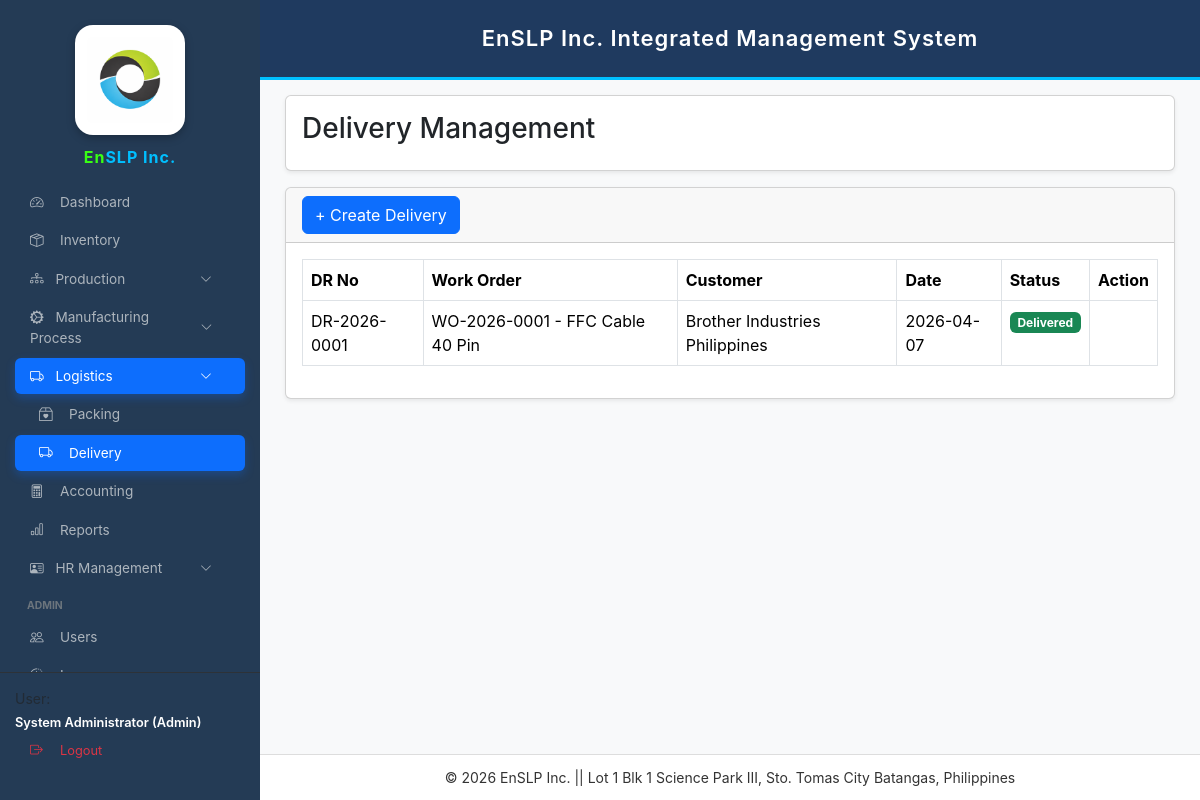
Page /delivery.php (signed in) on the earlier database version.
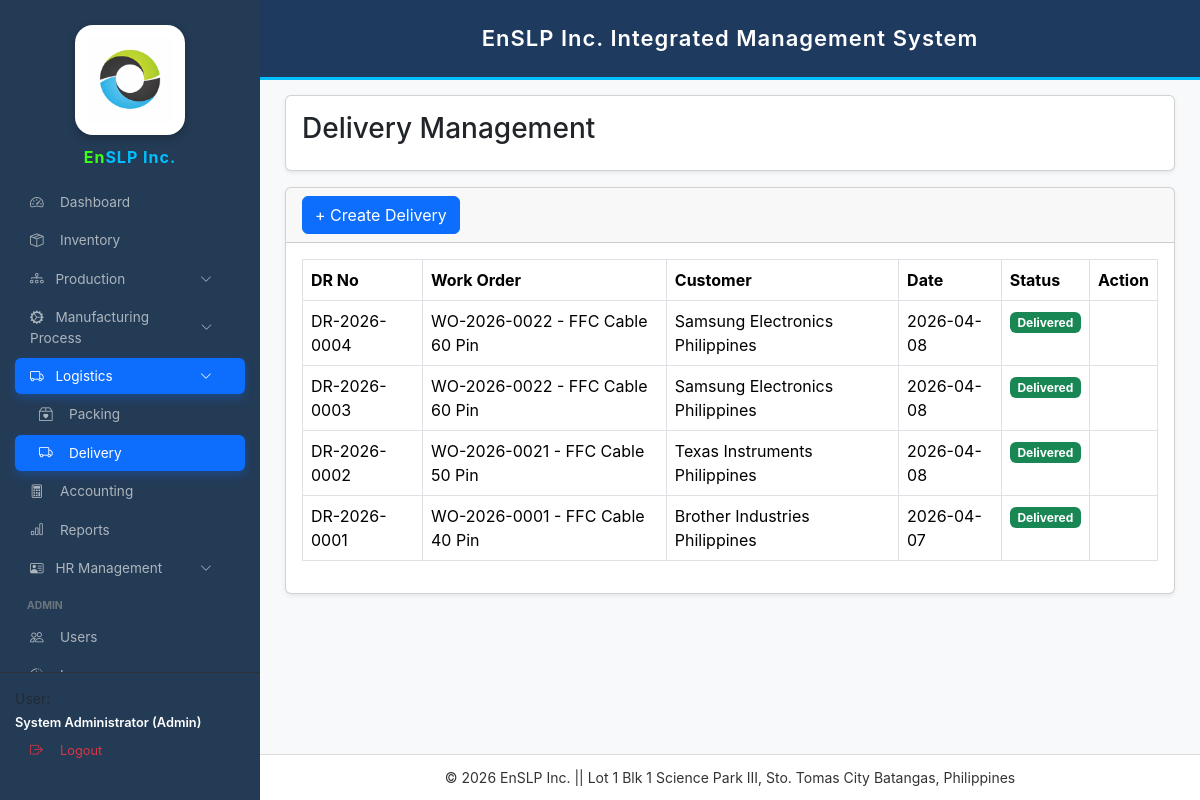
Same page on the later database version.
### tables this page shows
CREATE TABLE `deliveries` (
  `id` int(11) NOT NULL,
  `dr_no` varchar(30) NOT NULL,
  `wo_id` int(11) NOT NULL,
  `delivered_to` varchar(150) NOT NULL,
  `address` varchar(255) DEFAULT NULL,
  `delivered_date` date NOT NULL,
  `status` enum('Pending','Out for Delivery','Delivered','Cancelled') DEFAULT 'Pending',
  `remarks` varchar(255) DEFAULT NULL,
  `created_at` datetime DEFAULT current_timestamp(),
  `updated_at` datetime DEFAULT NULL,
  `delivery_qty` int(11) NOT NULL DEFAULT 0
);

CREATE TABLE `work_orders` (
  `id` int(11) NOT NULL,
  `wo_no` varchar(50) DEFAULT NULL,
  `product_name` varchar(150) NOT NULL,
  `client` varchar(150) DEFAULT NULL,
  `qty` int(11) DEFAULT 0,
  `status` varchar(50) DEFAULT NULL,
  `date_started` date NOT NULL,
  `date_completed` date DEFAULT NULL,
  `remarks` varchar(255) DEFAULT NULL,
  `created_at` timestamp NOT NULL DEFAULT current_timestamp(),
  `selling_price` decimal(10,2) DEFAULT 0.00
);

### delivery.php (the view, shortened to what this page needs)
<?php
require_once "config.php";
$deliveries=$conn->query("
SELECT d.*,w.wo_no,w.product_name,w.client
FROM deliveries d
LEFT JOIN work_orders w
ON d.wo_id=w.id
ORDER BY d.id DESC
")->fetchAll();
?>
<!DOCTYPE html>
<html>
<head>
<link href="https://cdn.jsdelivr.net/npm/bootstrap@5.3.3/dist/css/bootstrap.min.css" rel="stylesheet">
</head>
<body>
<?php include "sidebar.php"; ?>
<?php include "header.php"; ?>
<div class="main-content">
<div class="card shadow-sm mb-3">
<div class="card-body">
<h3>Delivery Management</h3>
</div>
</div>
<div class="card shadow-sm">
<div class="card-header">
<button class="btn btn-primary" data-bs-toggle="modal" data-bs-target="#deliveryModal">
+ Create Delivery
</button>
</div>
<div class="card-body table-responsive">
<table class="table table-bordered">
<thead>
<tr>
<th>DR No</th>
<th>Work Order</th>
<th>Customer</th>
<th>Date</th>
<th>Status</th>
<th>Action</th>
</tr>
</thead>
<tbody>
<?php foreach($deliveries as $d){ ?>
<tr>
<td><?=$d['dr_no']?></td>
<td><?=$d['wo_no']?> - <?=$d['product_name']?></td>
<td><?=$d['client']?></td>
<td><?=$d['delivered_date']?></td>
<td>
<?php
$status = strtolower(trim($d['status']));
if($status=="delivered"){
echo '<span class="badge bg-success">Delivered</span>';
}
elseif($status=="out for delivery"){
echo '<span class="badge bg-warning text-dark">Out for Delivery</span>';
}
else{
echo '<span class="badge bg-secondary">Pending</span>';
}
?>
</td>
<td>
</td>
</tr>
<?php } ?>
</tbody>
</table>
</div>
</div>
</div>
<?php include "footer.php"; ?>
</body>
</html>

Differences in the rows shown:
added deliveries: dr_no "DR-2026-0004", wo.wo_no "WO-2026-0022", wo.product_name "FFC Cable 60 Pin", wo.client "Samsung Electronics Philippines", delivered_date "2026-04-08", status "Delivered"
added deliveries: dr_no "DR-2026-0003", wo.wo_no "WO-2026-0022", wo.product_name "FFC Cable 60 Pin", wo.client "Samsung Electronics Philippines", delivered_date "2026-04-08", status "Delivered"
added deliveries: dr_no "DR-2026-0002", wo.wo_no "WO-2026-0021", wo.product_name "FFC Cable 50 Pin", wo.client "Texas Instruments Philippines", delivered_date "2026-04-08", status "Delivered"
